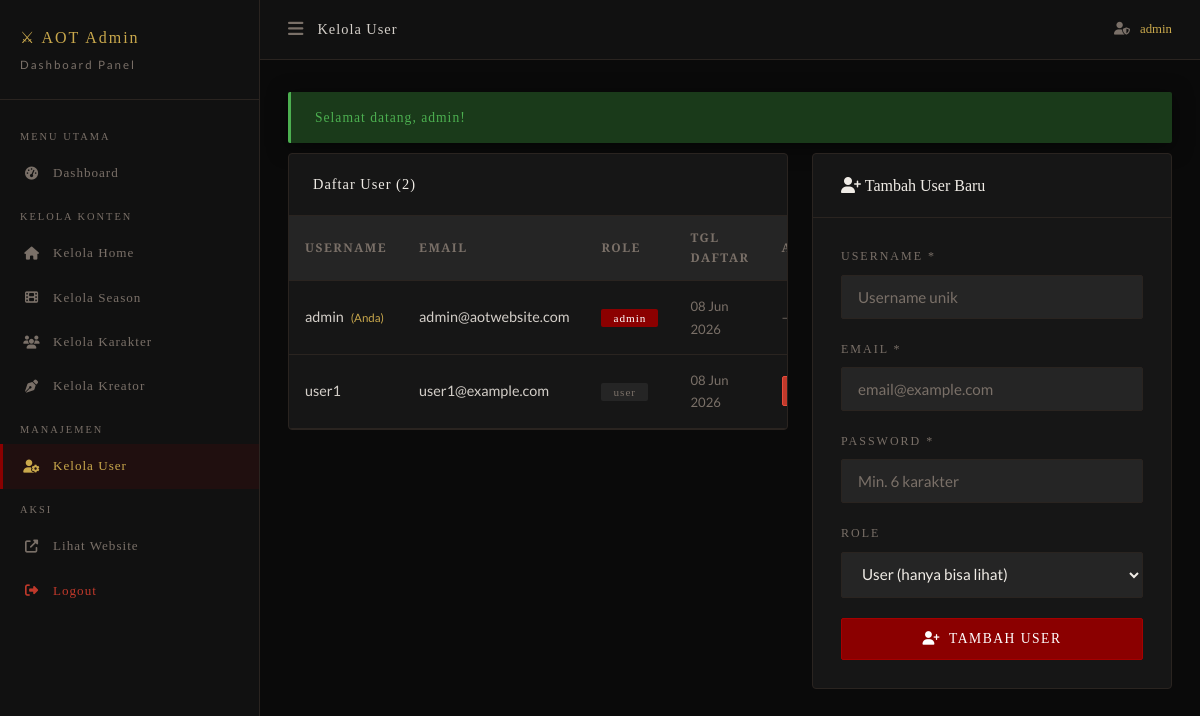
The page /admin/users.php (signed in) on the database its author committed.
### tables this page shows
CREATE TABLE IF NOT EXISTS users (
    id INT AUTO_INCREMENT PRIMARY KEY,
    username VARCHAR(50) NOT NULL UNIQUE,
    email VARCHAR(100) NOT NULL UNIQUE,
    password VARCHAR(255) NOT NULL,
    role ENUM('admin','user') NOT NULL DEFAULT 'user',
    created_at TIMESTAMP DEFAULT CURRENT_TIMESTAMP
);

### admin/users.php (the view, shortened to what this page needs)
<?php
$pageTitle  = 'Kelola User';
$activePage = 'users';
require_once __DIR__ . '/includes/header.php';
$db = getDB();
$users = $db->query("SELECT * FROM users ORDER BY created_at DESC")->fetchAll();
?>
<div style="display:grid;grid-template-columns:1fr 360px;gap:24px;align-items:start">
    <div class="admin-card">
        <div class="admin-card-header">
            <span class="admin-card-title">Daftar User (<?= count($users) ?>)</span>
        </div>
        <div class="table-wrap">
            <table class="data-table">
                <thead><tr><th>Username</th><th>Email</th><th>Role</th><th>Tgl Daftar</th><th>Aksi</th></tr></thead>
                <tbody>
                <?php foreach ($users as $u): $self = ($u['id'] == $_SESSION['user_id']); ?>
                <tr>
                    <td>
                        <?= e($u['username']) ?>
                        <?php if ($self): ?><span style="color:var(--gold);font-size:0.72rem;margin-left:4px">(Anda)</span><?php endif; ?>
                    </td>
                    <td><?= e($u['email']) ?></td>
                    <td>
                        <?php if (!$self): ?>
                        <a href="?toggle_role=<?= $u['id'] ?>"
                           onclick="return confirm('Ubah role <?= e($u['username']) ?> menjadi <?= $u['role']==='admin'?'user':'admin' ?>?')"
                           style="text-decoration:none">
                        <?php endif; ?>
                            <span style="background:<?= $u['role']==='admin'?'var(--maroon)':'var(--dark-3)' ?>;color:<?= $u['role']==='admin'?'#fff':'var(--text-muted)' ?>;padding:3px 12px;border-radius:2px;font-family:var(--font-heading);font-size:0.7rem;letter-spacing:1px;cursor:<?= $self?'default':'pointer' ?>">
                                <?= e($u['role']) ?>
                            </span>
                        <?php if (!$self): ?></a><?php endif; ?>
                    </td>
                    <td style="color:var(--text-muted);font-size:0.82rem"><?= date('d M Y', strtotime($u['created_at'])) ?></td>
                    <td>
                        <?php if (!$self): ?>
                        <a href="?delete=<?= $u['id'] ?>" class="btn btn-danger btn-sm"
                           onclick="return confirm('Hapus user <?= e($u['username']) ?>? Tindakan ini tidak bisa dibatalkan.')">
                        </a>
                        <?php else: ?>
                        <span style="color:var(--text-muted);font-size:0.8rem">—</span>
                        <?php endif; ?>
                    </td>
                </tr>
                <?php endforeach; ?>
                </tbody>
            </table>
        </div>
    </div>
    <div class="admin-form-card">
        <div class="admin-form-header"><i class="fas fa-user-plus"></i> Tambah User Baru</div>
        <div class="admin-form-body">
            <form method="POST">
                <div class="form-group">
                    <label class="form-label">Username *</label>
                    <input type="text" name="username" class="form-control" placeholder="Username unik" required>
                </div>
                <div class="form-group">
                    <label class="form-label">Email *</label>
                    <input type="email" name="email" class="form-control" placeholder="email@example.com" required>
                </div>
                <div class="form-group">
                    <label class="form-label">Password *</label>
                    <input type="password" name="password" class="form-control" placeholder="Min. 6 karakter" required>
                </div>
                <div class="form-group">
                    <label class="form-label">Role</label>
                    <select name="role" class="form-control">
                        <option value="user">User (hanya bisa lihat)</option>
                    </select>
                </div>
                <button type="submit" class="btn btn-primary" style="width:100%;justify-content:center">
                    <i class="fas fa-user-plus"></i> Tambah User
                </button>
            </form>
        </div>
    </div>
</div>
<?php require_once __DIR__ . '/includes/footer.php'; ?>

### admin/includes/header.php (shortened to what this page needs)
<?php
$currentUser = getCurrentUser();
?>
<!DOCTYPE html>
<html lang="id">
<head>
    <link rel="stylesheet" href="https://cdnjs.cloudflare.com/ajax/libs/font-awesome/6.5.0/css/all.min.css">
    <link rel="stylesheet" href="<?= SITE_URL ?>/assets/css/style.css">
    <link rel="stylesheet" href="<?= SITE_URL ?>/assets/css/admin.css">
</head>
<body class="admin-body">
<aside class="admin-sidebar" id="adminSidebar">
    <div class="sidebar-brand">
        ⚔ AOT Admin
        <small>Dashboard Panel</small>
    </div>
    <nav class="sidebar-nav">
        <div class="sidebar-section">Menu Utama</div>
        <a href="<?= SITE_URL ?>/admin/index.php" class="sidebar-link <?= ($activePage??'')==='dashboard'?'active':'' ?>">
            <i class="fas fa-tachometer-alt"></i> Dashboard
        </a>
        <div class="sidebar-section">Kelola Konten</div>
        <a href="<?= SITE_URL ?>/admin/homepage.php" class="sidebar-link <?= ($activePage??'')==='homepage'?'active':'' ?>">
            <i class="fas fa-home"></i> Kelola Home
        </a>
        <a href="<?= SITE_URL ?>/admin/seasons.php" class="sidebar-link <?= ($activePage??'')==='seasons'?'active':'' ?>">
            <i class="fas fa-film"></i> Kelola Season
        </a>
        <a href="<?= SITE_URL ?>/admin/characters.php" class="sidebar-link <?= ($activePage??'')==='characters'?'active':'' ?>">
            <i class="fas fa-users"></i> Kelola Karakter
        </a>
        <a href="<?= SITE_URL ?>/admin/creator.php" class="sidebar-link <?= ($activePage??'')==='creator'?'active':'' ?>">
            <i class="fas fa-pen-nib"></i> Kelola Kreator
        </a>
        <div class="sidebar-section">Manajemen</div>
        <a href="<?= SITE_URL ?>/admin/users.php" class="sidebar-link <?= ($activePage??'')==='users'?'active':'' ?>">
            <i class="fas fa-user-cog"></i> Kelola User
        </a>
        <div class="sidebar-section">Aksi</div>
        <a href="<?= SITE_URL ?>/index.php" class="sidebar-link" target="_blank">
            <i class="fas fa-external-link-alt"></i> Lihat Website
        </a>
        <a href="<?= SITE_URL ?>/logout.php" class="sidebar-link danger">
            <i class="fas fa-sign-out-alt"></i> Logout
        </a>
    </nav>
</aside>
<main class="admin-main">
    <header class="admin-header">
        <div style="display:flex;align-items:center;gap:14px">
            <button onclick="toggleSidebar()" style="background:none;border:none;color:var(--text-muted);font-size:1.1rem;cursor:pointer" id="sidebarToggle">
                <i class="fas fa-bars"></i>
            </button>
            <span class="admin-header-title"><?= e($pageTitle ?? 'Dashboard') ?></span>
        </div>
        <div class="admin-header-user">
            <i class="fas fa-user-shield"></i>
            <span><?= e($currentUser['username'] ?? 'Admin') ?></span>
        </div>
    </header>
    <div class="admin-content">

### assets/css/style.css (style rules this page uses)
:root { --black: #0a0a0a; --dark: #111111; --dark-card: #161616; --dark-2: #1e1e1e; --dark-3: #252525; --maroon: #8b0000; --maroon-2: #a50000; --maroon-3: #c0392b; --red: #e74c3c; --gold: #c9a84c; --gold-light: #e8c76a; --text: #d4cfc9; --text-light: #f0ece6; --text-muted: #7a7068; --border: #2a2420; --nav-h: 70px; --font-display: 'Cinzel Decorative', serif; --font-heading: 'Cinzel', serif; --font-body: 'Lato', sans-serif; --shadow-red: 0 0 30px rgba(139,0,0,0.4); --shadow-gold: 0 0 20px rgba(201,168,76,0.3); --transition: all 0.3s ease; }
*, *::before, *::after { box-sizing: border-box; margin: 0; padding: 0; }
html { scroll-behavior: smooth; font-size: 16px; }
body { background: var(--black); color: var(--text); font-family: var(--font-body); line-height: 1.7; overflow-x: hidden; }
a { color: var(--gold); text-decoration: none; transition: var(--transition); }
.btn { display: inline-flex; align-items: center; gap: 8px; padding: 12px 28px; border: none; border-radius: 2px; font-family: var(--font-heading); font-size: 0.85rem; letter-spacing: 1.5px; text-transform: uppercase; cursor: pointer; transition: var(--transition); }
.btn-primary { background: var(--maroon); color: #fff; border: 1px solid var(--maroon-2); }
.btn-sm { padding: 8px 16px; font-size: 0.75rem; }
.btn-danger { background: #c0392b; color: #fff; border: 1px solid #e74c3c; }
.form-group { margin-bottom: 20px; }
.form-label { display: block; margin-bottom: 8px; font-family: var(--font-heading); font-size: 0.75rem; color: var(--text-muted); letter-spacing: 2px; text-transform: uppercase; }
.form-control { width: 100%; padding: 12px 16px; background: var(--dark-3); border: 1px solid var(--border); color: var(--text-light); border-radius: 2px; font-family: var(--font-body); font-size: 0.95rem; transition: var(--transition); }
.form-control::placeholder { color: var(--text-muted); }
.data-table { width: 100%; border-collapse: collapse; }
.data-table th { background: var(--dark-3); font-family: var(--font-heading); font-size: 0.75rem; letter-spacing: 1.5px; text-transform: uppercase; color: var(--text-muted); padding: 12px 16px; text-align: left; border-bottom: 1px solid var(--border); }
.data-table td { padding: 14px 16px; border-bottom: 1px solid var(--border); font-size: 0.9rem; vertical-align: middle; }

### rows shown on the page
users: username "admin", shows "(Anda)", email "admin@aotwebsite.com", role "admin", created_at "08 Jun 2026"
users: username "user1", email "user1@example.com", role "user", created_at "08 Jun 2026"

### other values the page prints
$pageTitle "Kelola User"
$flash['message'] "Selamat datang, admin!"
count($users) "2"
